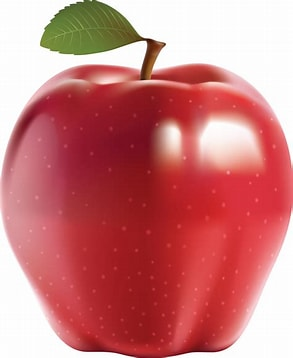
#> input picture imgprocess/imge/fruits.jpg, 293 x 358 px
$ python main.py
#> lines starting #> are read from the running program, lines starting #| are printed output that depends on the picture
import cv2
import numpy as np

#read an image

img = cv2.imread("imge/fruits.jpg")
#> img is the input picture: shape (358, 293, 3); mean B, G, R 123.9, 123.1, 203

# [23 lines of commented-out code are left out]

img= np.zeros((512,512,3))

cv2.rectangle(img, pt1= (100,100), pt2=(300,300), color=(0,255,0), thickness=-3)
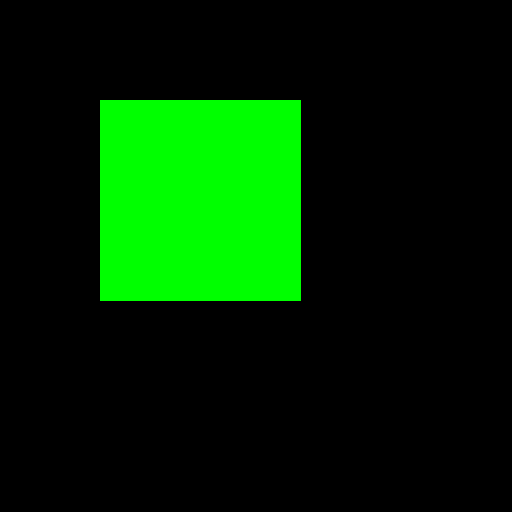
#> img: shape (512, 512, 3) float64; mean B, G, R 0, 39.3, 0
cv2.circle(img, center=(100,400), radius=50, color=(255,0,0), thickness=-1)
cv2.line(img, pt1=(0,0), pt2=(512,512), thickness=3, color=(0,0,255))
cv2.putText(img, org=(200,400), fontScale=4, color= (0,255,255),thickness=2, lineType=cv2.LINE_AA, text="hy", fontFace=cv2.FONT_HERSHEY_PLAIN)
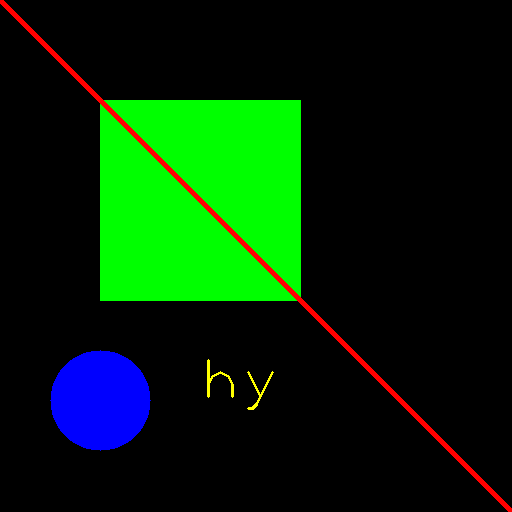
#> img: shape (512, 512, 3) float64; mean B, G, R 7.6, 38.3, 3.9

cv2.imshow('window', img)
cv2.waitKey(0)
